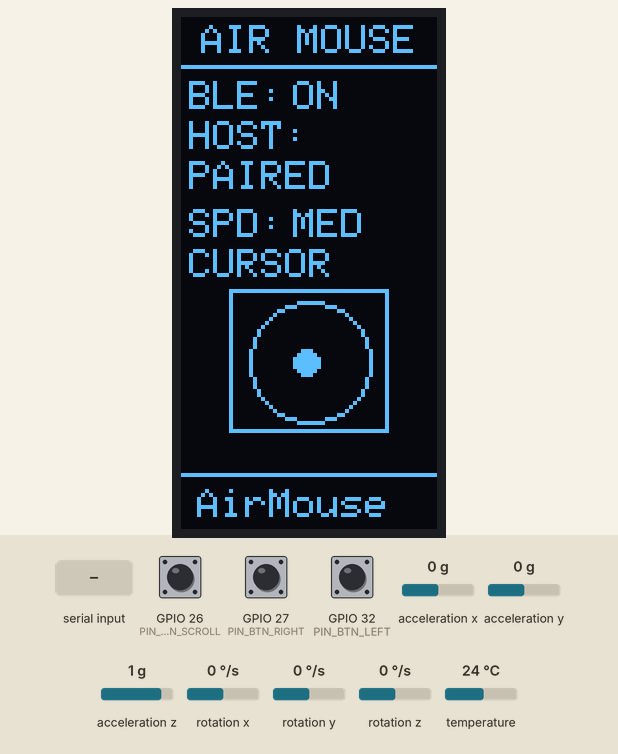
The sketch below on a simulated ESP32. On the bench: 64×128 one-colour display. The inputs (shaded band) are chosen by the test bench; at power-on: GPIO 26 (PIN_BTN_SCROLL) HIGH, GPIO 27 (PIN_BTN_RIGHT) HIGH, GPIO 32 (PIN_BTN_LEFT) HIGH, acceleration x 0 g, acceleration y 0 g, acceleration z 1 g, rotation x 0 °/s, rotation y 0 °/s, rotation z 0 °/s, temperature 24 °C. EEPROM starts erased; USB keyboard and mouse output is not drawn; what the sketch prints to the serial monitor is not drawn.

Above: at 7.6 s.
7.7 s: "c" received over Serial
At 7.87 s:
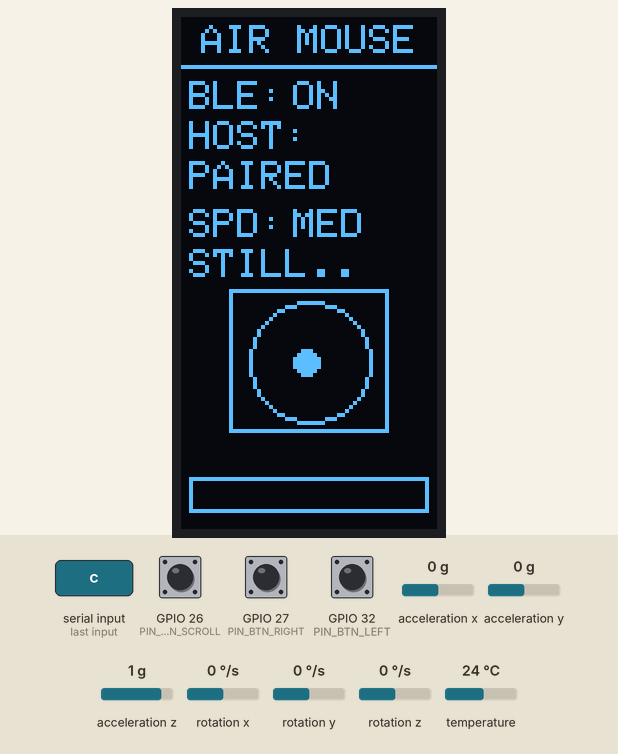
10.4 s: "s" received over Serial
At 10.9 s:
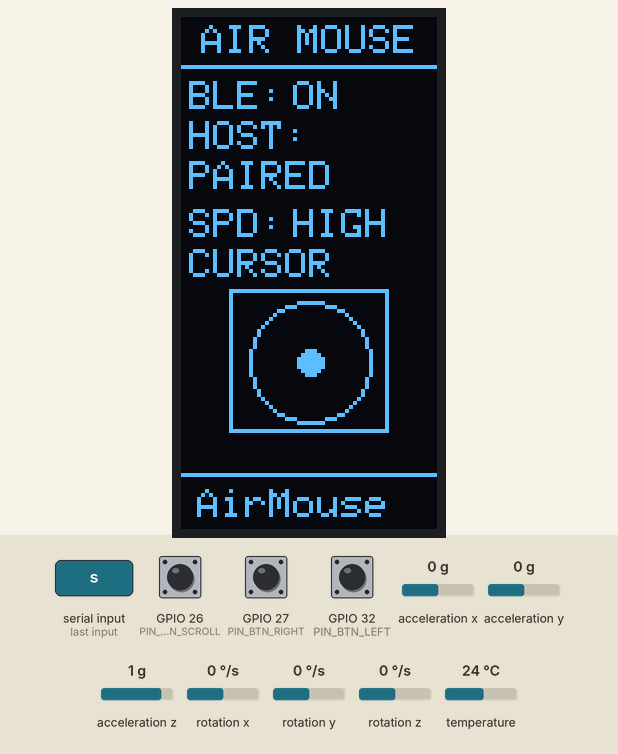
11.9 s: GPIO 26 (PIN_BTN_SCROLL) pulled LOW for 0.15 s
At 12.02 s:
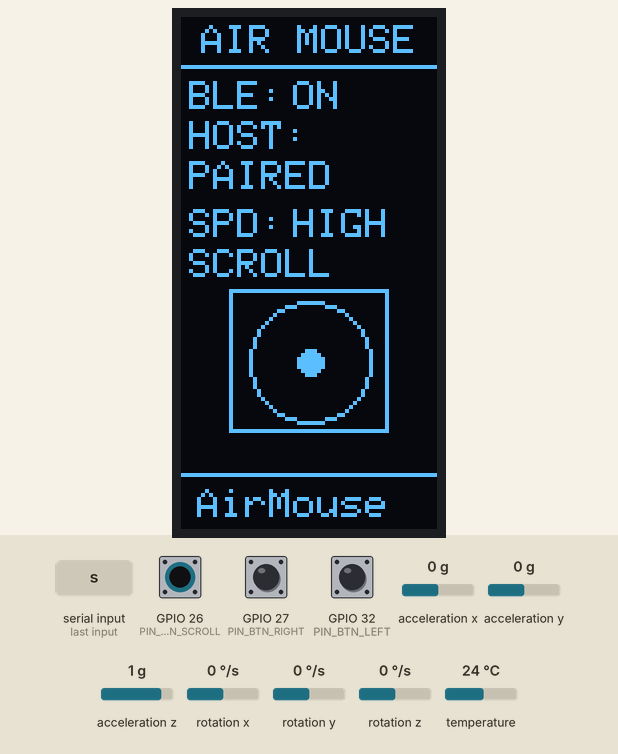
13.6 s: "S" received over Serial
At 14.5 s:
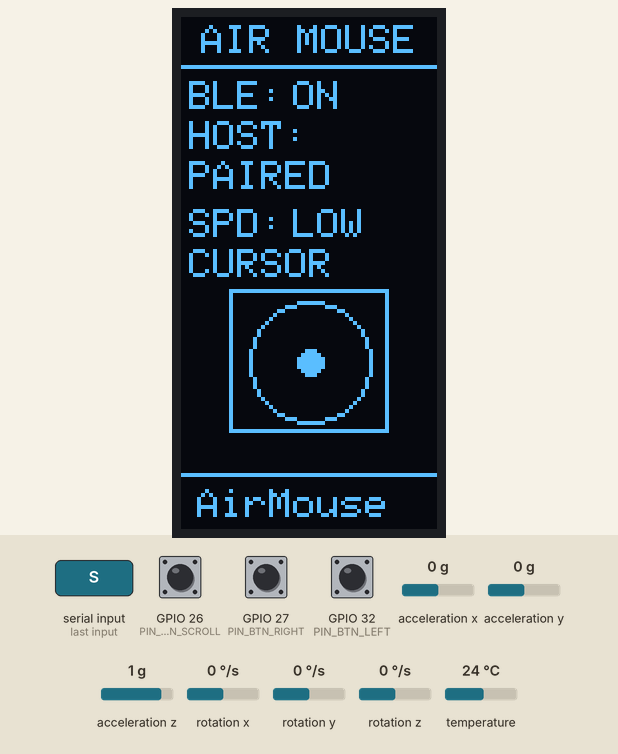
15.1 s: GPIO 26 (PIN_BTN_SCROLL) pulled LOW for 1 s
At 15.4 s:
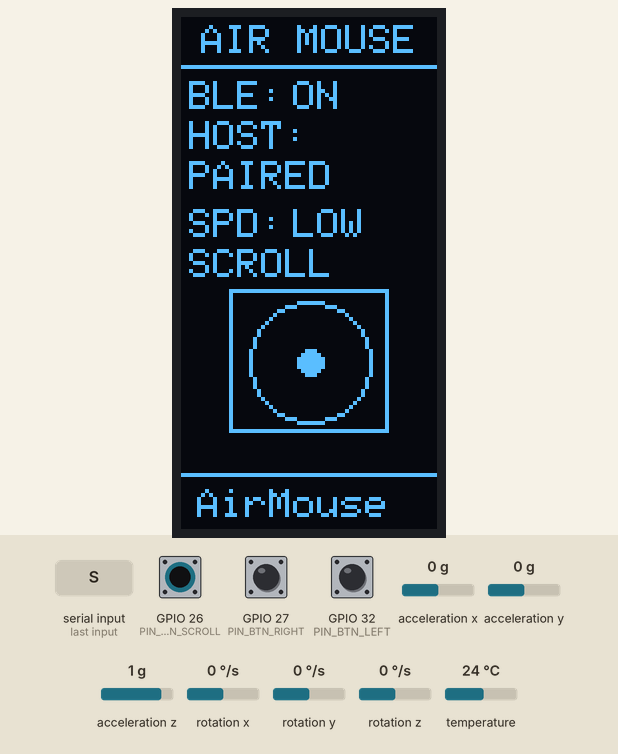
17.6 s: "C" received over Serial
At 17.77 s:
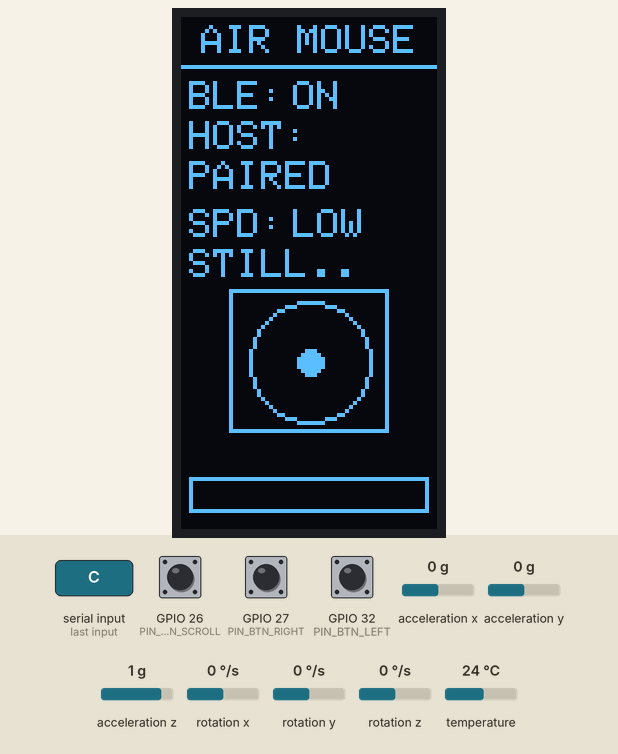
Timing chart, 0 to 20.6 s (numbered marks = the images above; inputs shaded):
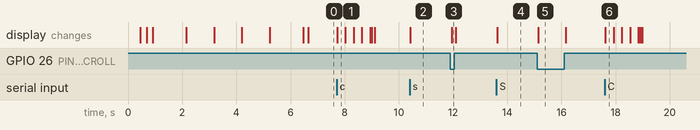

The sketch:

air_mouse.ino
```cpp
// =============================================================================
//  ESP32 LOLIN32 Lite  -  Native Bluetooth Low Energy (BLE) HID Air Mouse
//  MPU6050/6500 on I2C (SDA=GPIO23, SCL=GPIO22)
//  1.3" SPI OLED (SH1106: D0=18, D1=19, RES=4, DC=16, CS=17)
//  3 Buttons (internal pull-ups, pressed = LOW):
//    GPIO 32: Left Click
//    GPIO 27: Right Click
//    GPIO 26: Hold-to-scroll gesture (tilt up/down in air while holding)
// =============================================================================
#include <Arduino.h>
#include <Wire.h>
#include <BleMouse.h>

#include "config.h"
#include "buttons.h"
#include "motion.h"
#include "ui.h"
#include <esp_mac.h>

// BLE Mouse device configuration (No python receiver or WiFi network needed!)
static BleMouse bleMouse("AirMouse", "Espressif", 100);

// Buttons
static DebouncedButton btnLeft(PIN_BTN_LEFT);     // 32
static DebouncedButton btnRight(PIN_BTN_RIGHT);   // 27
static DebouncedButton btnScroll(PIN_BTN_SCROLL); // 26

static MotionProcessor motion;
static Ui              ui;

static uint8_t sensIdx = DEFAULT_SENS_INDEX;

void setup() {
  Serial.begin(115200);
  delay(300);
  Serial.println("\n=== ESP32 BLE HID Air Mouse 1.0.0 ===");

  // Set clean unique Bluetooth MAC to force macOS to invalidate any broken GATT cache
  uint8_t baseMac[6];
  if (esp_read_mac(baseMac, ESP_MAC_WIFI_STA) == ESP_OK) {
    baseMac[5] ^= 0x09;
    esp_base_mac_addr_set(baseMac);
  }

  btnLeft.begin();
  btnRight.begin();
  btnScroll.begin();

  Wire.begin(PIN_I2C_SDA, PIN_I2C_SCL);
  Wire.setClock(I2C_CLOCK_HZ);
  delay(100);

  motion.setSensitivity(sensIdx);
  motion.begin();

  ui.begin();

  Serial.println("[BLE] Starting BLE HID Mouse advertising...");
  bleMouse.begin();
}

void loop() {
  const uint32_t nowMs = millis();
  const uint32_t nowUs = micros();

  // ---- 1. Buttons Update ----
  btnLeft.update(nowMs);
  btnRight.update(nowMs);
  btnScroll.update(nowMs);

  const bool connected = bleMouse.isConnected();
  static bool lastConn = false;
  if (connected != lastConn) {
    lastConn = connected;
    Serial.printf("[BLE] Connection state changed: %s\n", connected ? "CONNECTED/PAIRED!" : "DISCONNECTED");
  }

  // Recalibrate chord: Hold Left + Right together for 2 seconds
  static uint32_t bothHeldStart = 0;
  if (btnLeft.isDown() && btnRight.isDown()) {
    if (bothHeldStart == 0) bothHeldStart = nowMs;
    if (nowMs - bothHeldStart >= 2000) {
      Serial.println("[CAL] Chord triggered (Left+Right held for 2s) -> CALIBRATING!");
      motion.requestCalibration();
      bothHeldStart = nowMs + 5000; // debounce re-trigger
    }
  } else {
    bothHeldStart = 0;
  }

  // ---- 2. Clicks (Direct HID Events) ----
  if (connected) {
    if (btnLeft.takePress()) {
      Serial.println("[BLE] Left Press -> HID");
      bleMouse.press(MOUSE_LEFT);
    }
    if (btnLeft.takeRelease()) {
      Serial.println("[BLE] Left Release -> HID");
      bleMouse.release(MOUSE_LEFT);
    }

    if (btnRight.takePress()) {
      Serial.println("[BLE] Right Press -> HID");
      bleMouse.press(MOUSE_RIGHT);
    }
    if (btnRight.takeRelease()) {
      Serial.println("[BLE] Right Release -> HID");
      bleMouse.release(MOUSE_RIGHT);
    }
  } else {
    btnLeft.takePress();   btnLeft.takeRelease();
    btnRight.takePress();  btnRight.takeRelease();
  }

  // ---- 3. Motion & Scroll Gesture Processing ----
  // Scroll gesture is active whenever the scroll button (GPIO 26) is held DOWN
  const bool scrollMode = btnScroll.isDown() && motion.running();
  motion.update(nowUs, scrollMode);

  int dx = 0, dy = 0, sc = 0;
  if (connected) {
    if (motion.takeDelta(dx, dy)) {
      // Normal cursor movement
      bleMouse.move((signed char)dx, (signed char)dy, 0);
    }
    if (motion.takeScroll(sc)) {
      // Gesture scroll: moving up/down in air while holding scroll button
      bleMouse.move(0, 0, (signed char)sc);
    }
  } else {
    motion.discardOutputs();
  }

  // Serial commands
  while (Serial.available()) {
    int c = Serial.read();
    if (c == 'c' || c == 'C') motion.requestCalibration();
    if (c == 's' || c == 'S') {
      sensIdx = (sensIdx + 1) % SENS_LEVELS;
      motion.setSensitivity(sensIdx);
      Serial.printf("[SENS] Changed to %s (%.1f px/deg)\n", SENS_NAMES[sensIdx], SENS_PX_PER_DEG[sensIdx]);
    }
    if (c == 't' || c == 'T') motion.toggleTiltSign();
  }

  static uint32_t lastPrintMs = 0;
  if (nowMs - lastPrintMs >= 200) {
    lastPrintMs = nowMs;
    Serial.printf("[DBG] H_rate:%+.2f V_rate:%+.2f | tiltSign:%+d | bias: X=%.1f Y=%.1f Z=%.1f | dx:%d dy:%d\n",
                  motion.dbgH(), motion.dbgV(), motion.tiltSign(),
                  motion.bias(0), motion.bias(1), motion.bias(2),
                  dx, dy);
  }

  // ---- 4. OLED Display Update ----
  UiModel m;
  m.apOk = true;
  m.clientConnected = connected;
  m.sensIdx = sensIdx;
  m.imu = motion.state();
  m.calPercent = motion.calPercent();
  m.calWarn = motion.calWarn();
  m.scrollMode = scrollMode;
  m.ballX = motion.ballX();
  m.ballY = motion.ballY();
  ui.update(m, nowMs);

  delay(1);
}
```

buttons.h
```cpp
// =============================================================================
//  buttons.h - Time-based debounce with one-shot press/release edge events
// =============================================================================
#pragma once
#include <Arduino.h>
#include "config.h"

class DebouncedButton {
 public:
  explicit DebouncedButton(int8_t pin) : pin_(pin) {}

  void begin() {
    if (pin_ < 0) return;
    pinMode(pin_, INPUT_PULLUP);          // pressed = LOW
    raw_ = stable_ = (digitalRead(pin_) == LOW);
    lastChangeMs_ = millis();
  }

  // Call frequently (every loop pass).
  void update(uint32_t nowMs) {
    if (pin_ < 0) return;
    bool r = (digitalRead(pin_) == LOW);
    if (r != raw_) {                      // any raw change restarts the timer
      raw_ = r;
      lastChangeMs_ = nowMs;
    }
    if (raw_ != stable_ && (uint32_t)(nowMs - lastChangeMs_) >= DEBOUNCE_MS) {
      stable_ = raw_;                     // accepted: held steady for DEBOUNCE_MS
      if (stable_) pressEdge_ = true; else releaseEdge_ = true;
    }
  }

  bool isDown() const { return stable_; }

  // One-shot events: return true once per physical press / release.
  bool takePress()   { bool e = pressEdge_;   pressEdge_   = false; return e; }
  bool takeRelease() { bool e = releaseEdge_; releaseEdge_ = false; return e; }

 private:
  uint8_t  pin_;
  bool     raw_ = false, stable_ = false;
  bool     pressEdge_ = false, releaseEdge_ = false;
  uint32_t lastChangeMs_ = 0;
};
```

ui.h
```cpp
// =============================================================================
//  ui.h - 1.3" 7-Pin Hardware SPI SH1106 Portrait (64x128) OLED UI
//         Includes startup animation: Air Mouse logo + Team Creators
// =============================================================================
#pragma once
#include <SPI.h>
#include <Adafruit_GFX.h>
#include <Adafruit_SH110X.h>
#include <math.h>
#include "config.h"
#include "motion.h"

struct UiModel {
  bool     apOk = false;
  bool     clientConnected = false;
  uint8_t  sensIdx = DEFAULT_SENS_INDEX;
  ImuState imu = ImuState::Offline;
  uint8_t  calPercent = 0;
  bool     calWarn = false;
  bool     scrollMode = false;
  float    ballX = 0, ballY = 0;
  const char* ip = "";
};

class Ui {
 public:
  Ui() : d_(OLED_W, OLED_H, &SPI, PIN_OLED_DC, PIN_OLED_RESET, PIN_OLED_CS, 1000000UL) {}

  bool ok() const { return ok_; }

  bool begin() {
    SPI.begin(PIN_OLED_CLK, -1, PIN_OLED_MOSI, PIN_OLED_CS);
    ok_ = d_.begin(0, true);
    if (!ok_) {
      Serial.println("[OLED] SPI SH1106 init failed - continuing without display");
      return false;
    }
    Serial.println("[OLED] SPI SH1106 ready (Portrait Mode 64x128)");
    d_.setRotation(3); // Portrait: left side = top, right side = bottom
    playStartupAnimation();
    requestRedraw();
    return true;
  }

  // Force a redraw on the next update() regardless of the frame limiter.
  void requestRedraw() { force_ = true; }

  void update(const UiModel& m, uint32_t nowMs) {
    if (!ok_) return;

    Snap s = snapshot(m, nowMs);
    if (!force_ && same(s, last_)) return;                       // nothing visible changed
    if (!force_ && (uint32_t)(nowMs - lastRenderMs_) < MIN_FRAME_MS) return;

    render(m, s);
    d_.display();
    last_ = s;
    lastRenderMs_ = nowMs;
    force_ = false;
  }

 private:
  static constexpr uint32_t MIN_FRAME_MS = 50;      // max ~20 fps
  static constexpr int      CX = 32, CY = 86, RING_R = 15, BALL_R = 3, BALL_TRAVEL = 11;

  struct Snap {
    bool ap, client, warn, scroll, blink;
    uint8_t sens, imu, cal;
    int8_t bx, by;
  };

  Adafruit_SH1106G d_;
  bool     ok_ = false, force_ = true;
  uint32_t lastRenderMs_ = 0;
  Snap     last_ = {};

  static bool same(const Snap& a, const Snap& b) {
    return a.ap == b.ap && a.client == b.client && a.warn == b.warn &&
           a.scroll == b.scroll && a.blink == b.blink && a.sens == b.sens &&
           a.imu == b.imu && a.cal == b.cal && a.bx == b.bx && a.by == b.by;
  }

  Snap snapshot(const UiModel& m, uint32_t nowMs) const {
    float x = m.ballX, y = m.ballY;
    float mag = sqrtf(x * x + y * y);
    if (mag > 1.0f) { x /= mag; y /= mag; }          // keep ball inside the ring
    Snap s;
    s.ap = m.apOk;  s.client = m.clientConnected;  s.warn = m.calWarn;
    s.scroll = m.scrollMode;
    s.blink = (!m.clientConnected) ? ((nowMs / 500) & 1) : false;
    s.sens = m.sensIdx;  s.imu = (uint8_t)m.imu;
    s.cal = (m.imu == ImuState::Calibrating) ? (m.calPercent / 5) : 0;   // 5% steps
    s.bx = (int8_t)lroundf(x * BALL_TRAVEL);
    s.by = (int8_t)lroundf(y * BALL_TRAVEL);
    return s;
  }

  void drawMouseIcon(int x, int y, int waveRadius) {
    // Mouse outer body (smooth rounded rectangle 20x28, radius 6)
    d_.drawRoundRect(x, y, 20, 28, 6, SH110X_WHITE);
    // Button divider line
    d_.drawFastVLine(x + 10, y + 2, 10, SH110X_WHITE);
    // Scroll wheel (filled 4x7)
    d_.fillRoundRect(x + 8, y + 4, 5, 7, 2, SH110X_WHITE);
    // Palm divider line
    d_.drawFastHLine(x + 3, y + 13, 14, SH110X_WHITE);

    // Wireless radiation waves above mouse
    if (waveRadius >= 4) {
      d_.drawCircle(x + 10, y - 3, 4, SH110X_WHITE);
      d_.fillRect(x, y - 3, 20, 5, SH110X_BLACK); // mask lower half
    }
    if (waveRadius >= 8) {
      d_.drawCircle(x + 10, y - 3, 8, SH110X_WHITE);
      d_.fillRect(x, y - 3, 20, 9, SH110X_BLACK); // mask lower half
    }
    if (waveRadius >= 12) {
      d_.drawCircle(x + 10, y - 3, 12, SH110X_WHITE);
      d_.fillRect(x, y - 3, 20, 13, SH110X_BLACK); // mask lower half
    }
  }

  void showNameBadge(const char* name) {
    d_.clearDisplay();
    d_.setTextSize(1);
    d_.setTextColor(SH110X_WHITE);
    d_.setCursor(11, 20);
    d_.print("CREATOR");
    d_.drawFastHLine(8, 32, 48, SH110X_WHITE);

    // Center badge with name
    d_.drawRoundRect(2, 48, 60, 32, 5, SH110X_WHITE);
    int len = strlen(name);
    int textX = (64 - len * 6) / 2;
    d_.setCursor(textX, 60);
    d_.print(name);
    d_.display();
  }

  void playStartupAnimation() {
    d_.setRotation(3); // Portrait: left side = top, right side = bottom

    // 1. Air Mouse Title + Mouse Icon with expanding wireless signal waves
    for (int wave = 4; wave <= 14; wave += 2) {
      d_.clearDisplay();
      d_.setTextSize(1);
      d_.setTextColor(SH110X_WHITE);
      d_.setCursor(5, 14);
      d_.print("AIR MOUSE");
      d_.drawFastHLine(4, 26, 56, SH110X_WHITE);
      drawMouseIcon(22, 52, wave);
      d_.display();
      delay(90);
    }
    delay(1000);

    // 2. Name: Roshan
    showNameBadge("Roshan");
    delay(1000);

    // 3. Name: Aadhi
    showNameBadge("Aadhi");
    delay(1000);

    // 4. Name: Muhammed
    showNameBadge("Muhammed");
    delay(1000);

    // 5. Team Summary
    d_.clearDisplay();
    d_.setTextSize(1);
    d_.setTextColor(SH110X_WHITE);
    d_.setCursor(5, 8);   d_.print("AIR MOUSE");
    d_.drawFastHLine(0, 20, 64, SH110X_WHITE);
    d_.setCursor(6, 32);  d_.print("- Roshan");
    d_.setCursor(6, 52);  d_.print("- Aadhi");
    d_.setCursor(6, 72);  d_.print("- Muhammed");
    d_.drawFastHLine(0, 92, 64, SH110X_WHITE);
    d_.setCursor(11, 106); d_.print("READY!");
    d_.display();
    delay(1200);
  }

  void render(const UiModel& m, const Snap& s) {
    d_.clearDisplay();
    d_.setTextSize(1);
    d_.setTextColor(SH110X_WHITE);

    // Header
    d_.setCursor(5, 2);   d_.print("AIR MOUSE");
    d_.drawFastHLine(0, 12, 64, SH110X_WHITE);

    // BLE status
    d_.setCursor(2, 16);  d_.print("BLE:");
    d_.setCursor(28, 16); d_.print("ON");

    // Host status
    d_.setCursor(2, 26);  d_.print("HOST:");
    d_.setCursor(2, 36);
    if (m.clientConnected) {
      d_.print("PAIRED");
    } else {
      d_.print(s.blink ? "WAITING." : "WAITING");
    }

    // Speed setting
    d_.setCursor(2, 48);  d_.print("SPD:");
    d_.setCursor(28, 48); d_.print(SENS_NAMES[m.sensIdx % SENS_LEVELS]);

    // Mode
    d_.setCursor(2, 58);
    if (m.imu == ImuState::Offline) {
      d_.print("NO IMU!");
    } else if (m.imu == ImuState::Calibrating) {
      d_.print("STILL..");
    } else {
      d_.print(m.scrollMode ? "SCROLL" : "CURSOR");
      if (m.calWarn) d_.print("!");
    }

    // Motion target box and ring (Center CX=32, CY=86)
    d_.drawRect(CX - 20, CY - 18, 40, 36, SH110X_WHITE);
    d_.drawCircle(CX, CY, RING_R, SH110X_WHITE);
    d_.drawPixel(CX, CY, SH110X_WHITE);
    d_.fillCircle(CX + s.bx, CY + s.by, BALL_R, SH110X_WHITE);

    // Bottom bar
    if (m.imu == ImuState::Calibrating) {
      d_.drawRect(2, 115, 60, 9, SH110X_WHITE);
      d_.fillRect(4, 117, (56 * m.calPercent) / 100, 5, SH110X_WHITE);
    } else {
      d_.drawFastHLine(0, 114, 64, SH110X_WHITE);
      d_.setCursor(4, 118);
      d_.print("AirMouse");
    }
  }
};
```

Source omitted: motion.h (13243 bytes), config.h (6445 bytes)

Measured:
- after the input at 7.7 s, the display: changes at once (image 1)
- after the input at 10.4 s, the display: changes at once (image 2)
- after the input at 11.9 s, the display: changes after 0.05 s (image 3)
- after the input at 13.6 s, the display: changes at once (image 4)
- after the input at 15.1 s, the display: changes after 0.05 s (image 5)
- after the input at 17.6 s, the display: changes at once (image 6)
